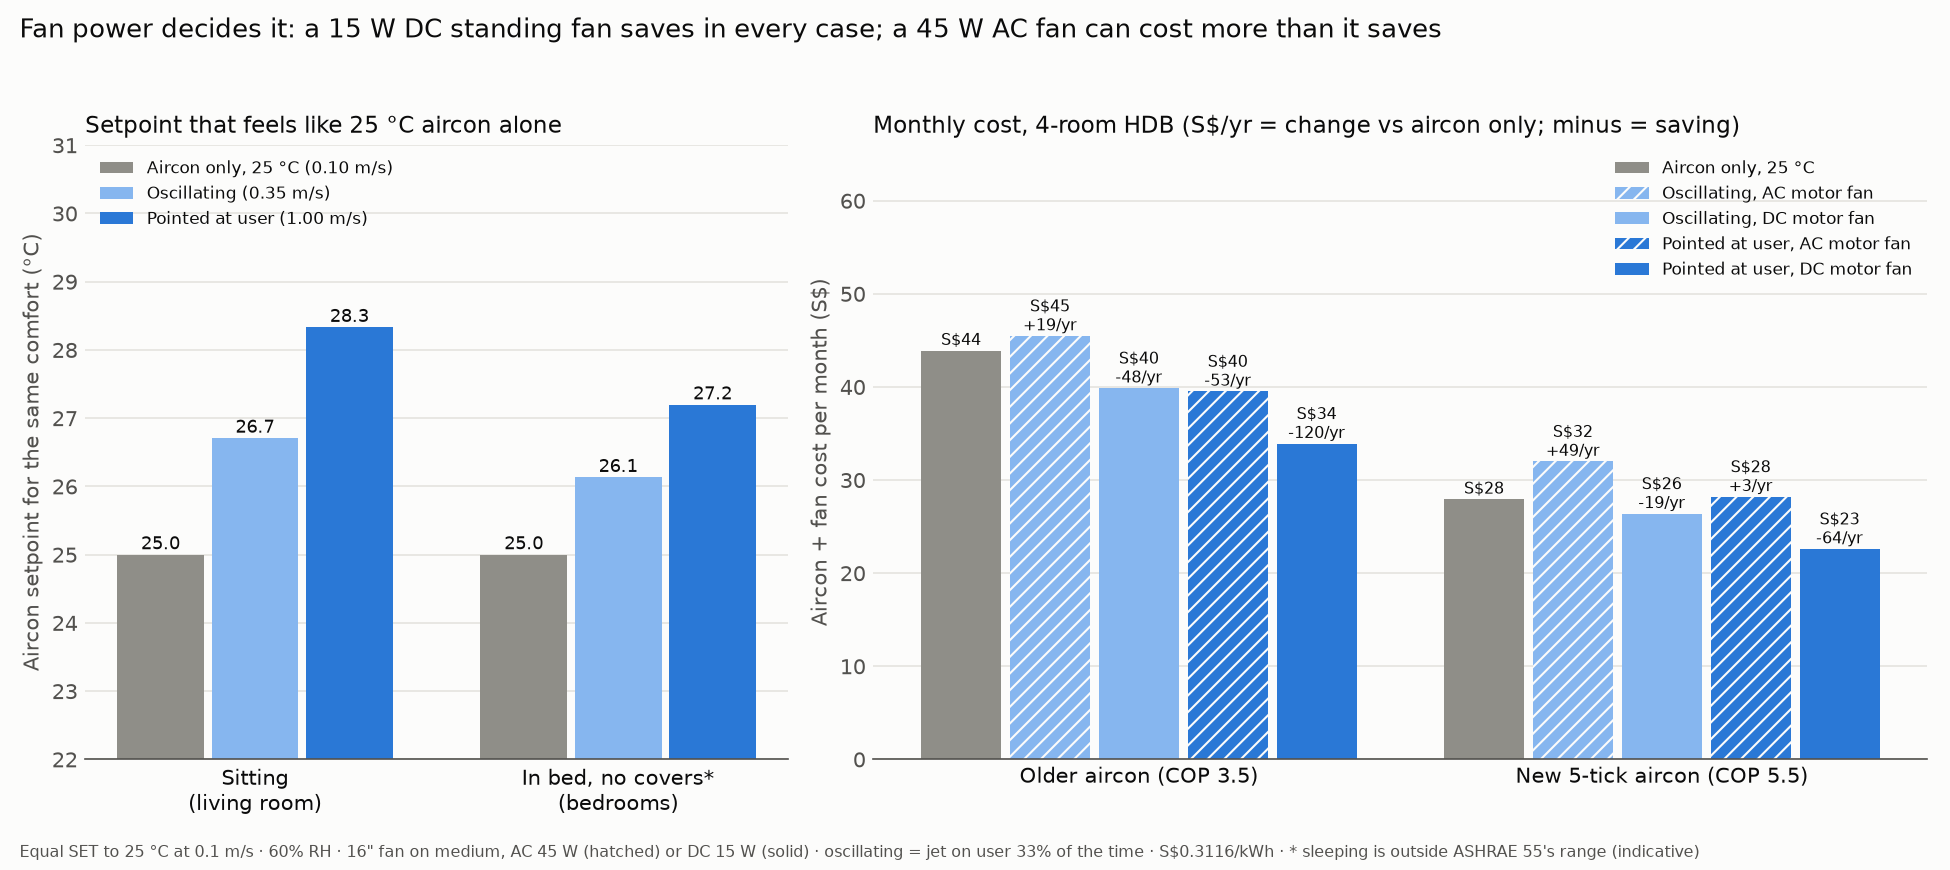

Source code (Python):
"""Standing (pedestal) fan + aircon: oscillating vs pointed at the user.

Question: with a typical standing fan, how much warmer can the aircon be set
for the same comfort as 25 °C aircon alone, and how much electricity and
money does that save for an older (COP 3.5) and a new 5-tick (COP 5.5)
aircon?

Method (same as the rest of the project)
----------------------------------------
- Comfort is measured with SET (Standard Effective Temperature), the model
  ASHRAE 55 uses for air faster than 0.2 m/s ("elevated air speed" method).
- Equal comfort = equal SET: the setpoint with the fan is the air temperature
  that gives the same SET as 25 °C with still air (0.1 m/s).
- As a check, the ASHRAE 55 PMV (comfort vote, -3 cold to +3 hot) and PPD
  (% of people dissatisfied) are printed for every case. Equal SET should give
  about the same PMV as the 25 °C baseline.
- Cost: the household cooling model from 03_household_savings, run once per
  aircon efficiency, with the standing fan's power added. Because a standing
  fan uses much more power than a DC ceiling fan, two fan types are compared:
  a typical AC-motor fan and an energy-saving DC-motor fan.

Part 2 adds a ceiling fan directly above the user, alone and together with
the standing fan (oscillating or pointed), to see whether running both fans
saves more than either one.

Outputs (saved next to this script):
    standing_fan.png            standing fan only: setpoints and monthly cost
    ceiling_plus_standing.png   all cases incl. the ceiling fan: yearly saving
    standing_fan_results.csv    every number behind both charts
"""

import os

os.chdir(os.path.dirname(os.path.abspath(__file__)))  # save outputs next to this script

import csv
import math

import matplotlib.pyplot as plt
import numpy as np
from scipy.optimize import brentq  # finds the input value that makes a function equal zero

from pythermalcomfort.models import pmv_ppd_ashrae, set_tmp

plt.rcParams["text.parse_math"] = False  # treat "$" as plain text, not a maths formula

# =============================================================================
# 1. The standing fan (ASSUMPTIONS, stated)
# =============================================================================
# A typical 16-inch (40 cm) pedestal fan on MEDIUM, about 1.5 m from the user.
# Fan power on medium (W). Oscillating adds ~1-2 W for the swing motor, ignored.
FAN_TYPES = [("AC motor", 45),  # typical 16" AC-motor fan (box ratings 40-60 W at high)
             ("DC motor", 15)]  # energy-saving DC-motor fan (box ratings ~25-35 W at high)
V_STILL = 0.1  # m/s, room air speed with no fan (still air)
V_JET = 1.0  # m/s, air speed at the user when the fan points straight at them
#             (1.5 m away, medium). ASSUMPTION; on high it can be 1.5-2 m/s.
V_EDGE = 0.15  # m/s, air speed at the user while an oscillating fan points away
#               (some mixed room air still reaches them)

# Oscillating: the head sweeps about 90° and the jet is about 30° wide at the
# user, so the jet is on the user about 1/3 of the time.
IN_JET_SHARE = 30 / 90  # share of time the jet hits the user (ASSUMPTION)


def steady_equivalent(v_high, v_low, share_high):
    """Steady air speed (m/s) that removes the same heat as air that switches
    between v_high (a share_high fraction of the time) and v_low.
    Heat removed by moving air grows with v^0.53 (the convective heat transfer
    coefficient h_c = 8.6 v^0.53 used in SET), so we average v^0.53, not v.
    ASSUMPTION: this ignores any extra cooling people feel from the gusts
    themselves; lab studies suggest gusty air can feel a little cooler than
    steady air, so this is on the cautious side."""
    mean = share_high * v_high ** 0.53 + (1 - share_high) * v_low ** 0.53
    return mean ** (1 / 0.53)


V_OSC = steady_equivalent(V_JET, V_EDGE, IN_JET_SHARE)  # ≈ 0.35 m/s

# Air-speed cases: (label, air speed at the user in m/s)
AIR_CASES = [("Aircon only, 25 °C", V_STILL), ("Oscillating", V_OSC), ("Pointed at user", V_JET)]
# Scenarios: (label, air case, fan power W): no fan, then each fan mode with each fan type
SCENARIOS = [("Aircon only, 25 °C", AIR_CASES[0][0], 0)] + [
    (f"{air}, {ft} fan", air, fw) for air, _ in AIR_CASES[1:] for ft, fw in FAN_TYPES]

# -----------------------------------------------------------------------------
# 1b. Adding a ceiling fan directly above the user
# -----------------------------------------------------------------------------
# Ceiling fan: a 52-inch DC fan on high, the user directly under the blades
# (same values as 03_household_savings and 07_fan_distance_and_comfort_target).
V_CEILING = 0.8  # m/s, air speed at the user from the ceiling fan alone
CEILING_W = 15  # W, DC-motor ceiling fan


def combine(v_down, v_side):
    """Air speed (m/s) when the ceiling fan's downward air meets the standing
    fan's sideways air. ASSUMPTION: the two streams are at right angles, so
    their speeds add like the sides of a right-angled triangle:
    v = sqrt(v_down^2 + v_side^2). In a real room the jets also mix and can
    partly cancel, so treat this as a best case. The background still air
    (V_STILL) is already inside each fan's speed, so it is not added again."""
    return math.hypot(v_down, v_side)


# With the ceiling fan on, the oscillating fan swings between "jet on the user"
# (both fans) and "jet away" (ceiling fan + a little room air).
V_CEIL_OSC = steady_equivalent(combine(V_CEILING, V_JET), combine(V_CEILING, V_EDGE), IN_JET_SHARE)
V_CEIL_PNT = combine(V_CEILING, V_JET)  # ≈ 1.28 m/s

CEILING_AIR_CASES = [("Ceiling fan only", V_CEILING),
                     ("Ceiling + oscillating", V_CEIL_OSC),
                     ("Ceiling + pointed", V_CEIL_PNT)]
# Fan power = ceiling fan + standing fan (if any)
CEILING_SCENARIOS = [("Ceiling fan only", "Ceiling fan only", CEILING_W)] + [
    (f"{air}, {ft} fan", air, CEILING_W + fw) for air, _ in CEILING_AIR_CASES[1:] for ft, fw in FAN_TYPES]

ALL_AIR_CASES = AIR_CASES + CEILING_AIR_CASES
ALL_SCENARIOS = SCENARIOS + CEILING_SCENARIOS
# NOTE: above about 1 m/s, loose paper moves and some people find the draught
# annoying. ASHRAE 55 sets no air speed limit when the user controls the fans.

# =============================================================================
# 2. Comfort (SET and ASHRAE 55 PMV)
# =============================================================================
RH = 60  # %, relative humidity indoors with the aircon on
BASE_T = 25.0  # °C, the baseline: aircon alone at 25 °C (Go 25 guidance)
MAX_SETPOINT = 30  # °C, the highest setting on most aircon remotes
# Situations: (name, met, clo)
#   met = metabolic rate: 1.0 sitting relaxed, 0.7 asleep
#   clo = insulation: 0.4 T-shirt and shorts; 0.9 in bed without covers
SITTING = ("Sitting (1.0 met, 0.4 clo)", 1.0, 0.4)
IN_BED = ("In bed, no covers (0.7 met, 0.9 clo)", 0.7, 0.9)
# NOTE: sleeping (0.7 met) is outside ASHRAE 55-2023's range (1.0-4.0 met); bed
# results are indicative. A fan pointed at a sleeper all night may also cause
# dry eyes or draught complaints, so oscillating is the likelier choice in bed.


def set_value(tdb, v, met, clo):
    """SET (°C) at air temperature tdb and air speed v. Walls at air temperature;
    sitting posture (the SET model has no lying option)."""
    return set_tmp(tdb=tdb, tr=tdb, v=v, rh=RH, met=met, clo=clo, position="sitting",
                   limit_inputs=False, round_output=False).set


def setpoint_equal_set(v, met, clo):
    """Aircon setpoint (°C) at air speed v that feels the same as BASE_T with still air."""
    if v <= V_STILL:
        return BASE_T
    target = set_value(BASE_T, V_STILL, met, clo)
    return brentq(lambda t: set_value(t, v, met, clo) - target, BASE_T - 1, 40)


def pmv_ppd(tdb, v, met, clo):
    """ASHRAE 55 PMV and PPD (%); airspeed_control=True because the user controls the fan."""
    r = pmv_ppd_ashrae(tdb=tdb, tr=tdb, vr=v, rh=RH, met=met, clo=clo, airspeed_control=True,
                       limit_inputs=False, round_output=False)
    return r.pmv, r.ppd


# =============================================================================
# 3. Household electricity model (same as 03_household_savings)
# =============================================================================
TARIFF = 0.3116  # S$ per kWh, SP Group Oct-Dec 2026 incl. 9% GST
DAYS = 30  # days per month
MASS_OFFSET = 2.0  # °C, warm concrete walls give off heat as if it were 2 °C hotter outside
# COP = cooling delivered ÷ electricity used, at 25 °C:
#   3.5 = older system (estimate); 5.5 = new 5-tick multi-split (NEA minimum)
SYSTEMS = [("Older aircon (COP 3.5)", 3.5), ("New 5-tick aircon (COP 5.5)", 5.5)]
# Rooms: hours = clock hours the aircon runs (range(22, 30) = 10 pm to 6 am);
# UA = heat leaking in per °C of indoor-outdoor difference (W/K);
# q_int = heat made inside (W); q_lat = moisture the aircon removes, as heat (W);
# who = which comfort situation applies. One standing fan per room.
ROOMS = [
    {"name": "Master bedroom", "hours": range(22, 30), "UA": 60, "q_int": 250, "q_lat": 250, "who": IN_BED},
    {"name": "Second bedroom", "hours": range(22, 30), "UA": 60, "q_int": 250, "q_lat": 250, "who": IN_BED},
    {"name": "Living room", "hours": range(19, 23), "UA": 100, "q_int": 400, "q_lat": 300, "who": SITTING},
]
FAN_HOURS = sum(len(r["hours"]) for r in ROOMS) * DAYS  # fan-hours per month, all rooms together


def t_out(hour):
    """Outdoor temperature (°C) at a given hour: 29 °C average, ±3 °C, hottest at 2 pm."""
    return 29.0 + 3.0 * math.cos(2 * math.pi * (hour - 14) / 24)


def carnot(t_set, t_o):
    """Ideal-aircon efficiency, used only to scale the real COP with setpoint.
    Indoor coil 12 °C below the room, outdoor coil 12 °C above outside (kelvin)."""
    t_evap, t_cond = t_set - 12 + 273.15, t_o + 12 + 273.15
    return t_evap / (t_cond - t_evap)


def room_kwh_per_day(room, t_set, cop_25, fan_w):
    """Electricity (kWh) one room uses per day: aircon at t_set (°C) plus fan (W)."""
    kwh = 0.0
    for h in room["hours"]:
        to = t_out(h % 24)
        load = room["UA"] * (to + MASS_OFFSET - t_set) + room["q_int"] + room["q_lat"]  # cooling load (W)
        cop = cop_25 * carnot(t_set, to) / carnot(25.0, to)
        kwh += max(load, 0) / cop / 1000 + fan_w / 1000
    return kwh


# =============================================================================
# 4. Run the scenarios
# =============================================================================
print("Standing fan + aircon, same comfort (equal SET) as aircon alone at 25 °C")
print(f"Fan: 16-inch on medium, AC {FAN_TYPES[0][1]} W or DC {FAN_TYPES[1][1]} W · pointed: {V_JET} m/s · "
      f"oscillating: jet on user {IN_JET_SHARE:.0%} of the time -> steady equivalent {V_OSC:.2f} m/s")
print(f"Ceiling fan overhead: {V_CEILING} m/s, {CEILING_W} W · with oscillating fan -> {V_CEIL_OSC:.2f} m/s · "
      f"with pointed fan -> {V_CEIL_PNT:.2f} m/s\n")

setpoints = {}  # (air case, situation name) -> setpoint °C
for label, v in ALL_AIR_CASES:
    print(label)
    for who in (SITTING, IN_BED):
        t_exact = setpoint_equal_set(v, who[1], who[2])
        t = min(t_exact, MAX_SETPOINT)
        setpoints[(label, who[0])] = t
        p, d = pmv_ppd(t, v, who[1], who[2])
        cap = " (capped at remote max)" if t_exact > MAX_SETPOINT else ""
        print(f"  {who[0]:<38} setpoint {t:4.1f} °C{cap} · ASHRAE 55 PMV {p:+.2f}, PPD {d:3.0f}%")

rows, costs = [], {}  # costs[(system, scenario)] = S$ per month
print()
for sys_label, cop in SYSTEMS:
    print(sys_label)
    base_kwh = None
    for label, air, fan_w in ALL_SCENARIOS:
        v = dict(ALL_AIR_CASES)[air]
        kwh = sum(room_kwh_per_day(r, setpoints[(air, r["who"][0])], cop, fan_w) for r in ROOMS) * DAYS
        if base_kwh is None:
            base_kwh = kwh  # first scenario = aircon only
        cost = kwh * TARIFF
        costs[(sys_label, label)] = cost
        save_kwh = base_kwh - kwh
        print(f"  {label:<34} {kwh:6.1f} kWh/month  S${cost:6.2f}/month  "
              f"saves {save_kwh:5.1f} kWh ({save_kwh / base_kwh:4.0%}) = S${save_kwh * TARIFF * 12:6.2f}/year")
        breakeven = None
        if fan_w:
            # Break-even fan power: the wattage at which the fan's own electricity
            # uses up the whole aircon saving. Each watt less saves FAN_HOURS Wh a month.
            breakeven = fan_w + save_kwh * 1000 / FAN_HOURS
            print(f"  {'':<34} break-even total fan power {breakeven:4.0f} W (fans using less than this in total save money)")
        rows.append({"aircon": sys_label, "cop_at_25C": cop, "scenario": label,
                     "air_speed_m_s": round(v, 3), "fan_w": fan_w,
                     "living_setpoint_C": round(setpoints[(air, SITTING[0])], 2),
                     "bedroom_setpoint_C": round(setpoints[(air, IN_BED[0])], 2),
                     "kwh_per_month": round(kwh, 1), "cost_sgd_per_month": round(cost, 2),
                     "saving_kwh_per_month": round(save_kwh, 1),
                     "saving_pct": round(100 * save_kwh / base_kwh, 1),
                     "saving_sgd_per_year": round(save_kwh * TARIFF * 12, 2),
                     "breakeven_fan_w": round(breakeven, 1) if breakeven else ""})

with open("standing_fan_results.csv", "w", newline="", encoding="utf-8") as f:
    w = csv.DictWriter(f, fieldnames=list(rows[0].keys()))
    w.writeheader()
    w.writerows(rows)
print("\nSaved standing_fan_results.csv")

# =============================================================================
# 5. Chart: setpoints (left) and monthly cost for both aircon types (right)
# =============================================================================
SURFACE, INK, INK_2, GRID = "#fcfcfb", "#0b0b0b", "#52514e", "#e4e3df"
AIR_COLORS = ["#8f8e88", "#86b6ef", "#2a78d6"]  # aircon only, oscillating, pointed
# Cost bars: grey = aircon only; light blue = oscillating; dark blue = pointed.
# AC-motor fan bars are hatched, DC-motor fan bars are solid.
SC_COLORS = ["#8f8e88", "#86b6ef", "#86b6ef", "#2a78d6", "#2a78d6"]


def style(ax):
    ax.set_facecolor(SURFACE)
    ax.grid(axis="y", color=GRID, lw=0.8)
    ax.set_axisbelow(True)
    for side in ("top", "right", "left"):
        ax.spines[side].set_visible(False)
    ax.spines["bottom"].set_color(INK_2)
    ax.tick_params(colors=INK_2, length=0)


fig, (ax1, ax2) = plt.subplots(1, 2, figsize=(13, 5.8), dpi=150, gridspec_kw={"width_ratios": [1, 1.5]})
fig.patch.set_facecolor(SURFACE)

# Left: setpoint for the same comfort, sitting and in bed
x = np.arange(2)  # 0 = sitting, 1 = in bed
w = 0.26
for i, (label, v) in enumerate(AIR_CASES):
    vals = [setpoints[(label, SITTING[0])], setpoints[(label, IN_BED[0])]]
    bars = ax1.bar(x + (i - 1) * w, vals, w * 0.92, color=AIR_COLORS[i], label=f"{label} ({v:.2f} m/s)")
    for b, val in zip(bars, vals):
        ax1.text(b.get_x() + b.get_width() / 2, val + 0.08, f"{val:.1f}", ha="center", fontsize=8.5, color=INK)
style(ax1)
ax1.set_xticks(x)
ax1.set_xticklabels(["Sitting\n(living room)", "In bed, no covers*\n(bedrooms)"], color=INK)
ax1.set_ylim(22, 31)
ax1.set_ylabel("Aircon setpoint for the same comfort (°C)", color=INK_2)
ax1.set_title("Setpoint that feels like 25 °C aircon alone", loc="left", fontsize=11, color=INK)
ax1.legend(loc="upper left", frameon=False, fontsize=8, labelcolor=INK)

# Right: monthly cost, grouped by aircon type
x2 = np.arange(len(SYSTEMS))
w2 = 0.17
for i, (label, _, _) in enumerate(SCENARIOS):
    vals = [costs[(s, label)] for s, _ in SYSTEMS]
    is_ac = "AC motor" in label
    bars = ax2.bar(x2 + (i - 2) * w2, vals, w2 * 0.9, color=SC_COLORS[i], label=label,
                   hatch="///" if is_ac else None, edgecolor=SURFACE if is_ac else "none", linewidth=0)
    for b, val, (s, _) in zip(bars, vals, SYSTEMS):
        base = costs[(s, SCENARIOS[0][0])]
        txt = f"S${val:.0f}" if i == 0 else f"S${val:.0f}\n{(val - base) * 12:+.0f}/yr"
        ax2.text(b.get_x() + b.get_width() / 2, val + 0.6, txt, ha="center", fontsize=7.5, color=INK)
style(ax2)
ax2.set_xticks(x2)
ax2.set_xticklabels([s for s, _ in SYSTEMS], color=INK)
ax2.set_ylim(0, max(costs.values()) * 1.45)
ax2.set_ylabel("Aircon + fan cost per month (S$)", color=INK_2)
ax2.set_title("Monthly cost, 4-room HDB (S$/yr = change vs aircon only; minus = saving)",
              loc="left", fontsize=11, color=INK)
ax2.legend(loc="upper right", frameon=False, fontsize=8, labelcolor=INK, ncol=1)

fig.suptitle("Fan power decides it: a 15 W DC standing fan saves in every case; "
             "a 45 W AC fan can cost more than it saves", x=0.01, ha="left", fontsize=12.5, color=INK)
fig.text(0.01, 0.015, f"Equal SET to 25 °C at 0.1 m/s · {RH}% RH · 16\" fan on medium, AC {FAN_TYPES[0][1]} W (hatched) "
         f"or DC {FAN_TYPES[1][1]} W (solid) · oscillating = jet on user {IN_JET_SHARE:.0%} of the time · "
         f"S${TARIFF}/kWh · * sleeping is outside ASHRAE 55's range (indicative)", fontsize=7.8, color=INK_2)
fig.tight_layout(rect=(0, 0.035, 1, 0.95))
fig.savefig("standing_fan.png")
print("Saved standing_fan.png")

# =============================================================================
# 6. Chart 2: ceiling fan, standing fan, and both together (yearly saving)
# =============================================================================
# One panel per aircon type. Each bar = yearly saving vs 25 °C aircon only
# (negative = costs more). Bar labels give the setpoints (sitting / in bed).
PLOT_SCENARIOS = ALL_SCENARIOS[1:]  # everything except the aircon-only baseline
GROUP_COLORS = {"Oscillating": "#86b6ef", "Pointed at user": "#2a78d6", "Ceiling fan only": "#5e8f6a",
                "Ceiling + oscillating": "#9cc5a5", "Ceiling + pointed": "#2f6b3a"}

fig, axes = plt.subplots(1, 2, figsize=(13, 6.4), dpi=150, sharey=True)
fig.patch.set_facecolor(SURFACE)
names = [s[0] for s in PLOT_SCENARIOS][::-1]  # top-to-bottom in list order
for ax, (sys_label, _) in zip(axes, SYSTEMS):
    base = costs[(sys_label, ALL_SCENARIOS[0][0])]
    savings = [(base - costs[(sys_label, s[0])]) * 12 for s in PLOT_SCENARIOS][::-1]
    for i, (s, val) in enumerate(zip(PLOT_SCENARIOS[::-1], savings)):
        label, air, fan_w = s
        is_ac = "AC motor" in label
        ax.barh(i, val, 0.68, color=GROUP_COLORS[air], hatch="///" if is_ac else None,
                edgecolor=SURFACE if is_ac else "none", linewidth=0)
        sp = f"{setpoints[(air, SITTING[0])]:.1f} / {setpoints[(air, IN_BED[0])]:.1f} °C"
        txt = f"{val:+.0f}  ({sp}, {fan_w} W)"
        # labels sit right of the bar end, or right of zero for negative bars (clear of the row names)
        ax.text(max(val, 0) + 3, i, txt, va="center", ha="left", fontsize=7.8, color=INK)
    ax.axvline(0, color=INK_2, lw=1)
    ax.set_facecolor(SURFACE)
    ax.grid(axis="x", color=GRID, lw=0.8)
    ax.set_axisbelow(True)
    for side in ("top", "right", "left", "bottom"):
        ax.spines[side].set_visible(False)
    ax.tick_params(colors=INK_2, length=0)
    ax.set_xlim(-60, 215)
    ax.set_title(sys_label, loc="left", fontsize=11, color=INK)
    ax.set_xlabel("Saving per year vs 25 °C aircon alone (S$; minus = costs more)", color=INK_2)
axes[0].set_yticks(range(len(names)))
axes[0].set_yticklabels(names, color=INK, fontsize=8.5)
fig.suptitle("With a ceiling fan overhead, adding a standing fan lowers the saving: +0.2-0.7 °C does not pay for a second fan",
             x=0.01, ha="left", fontsize=12.5, color=INK)
fig.text(0.01, 0.015, f"Same comfort as 25 °C aircon alone (equal SET) · ceiling fan overhead {V_CEILING} m/s, "
         f"{CEILING_W} W DC · standing fan AC {FAN_TYPES[0][1]} W (hatched) or DC {FAN_TYPES[1][1]} W · "
         "combined air speed assumes the streams meet at right angles (best case)\n"
         "Bar labels: S$/yr  (setpoint sitting / in bed, total fan power) · * sleeping is outside ASHRAE 55's range "
         "(indicative)", fontsize=7.8, color=INK_2)
fig.tight_layout(rect=(0, 0.055, 1, 0.95))
fig.savefig("ceiling_plus_standing.png")
print("Saved ceiling_plus_standing.png")
